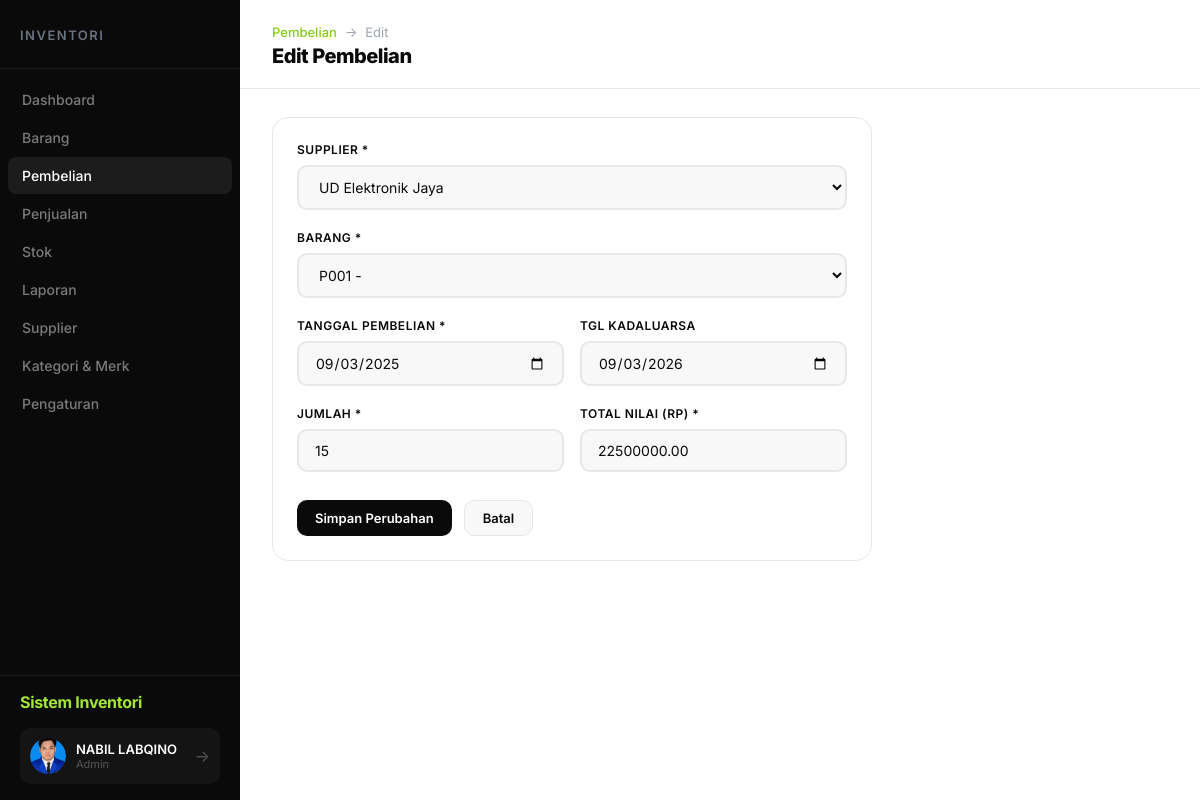
Page /pembelian/KoreksiPembelian.php?id=5 (signed in) on the earlier database version.
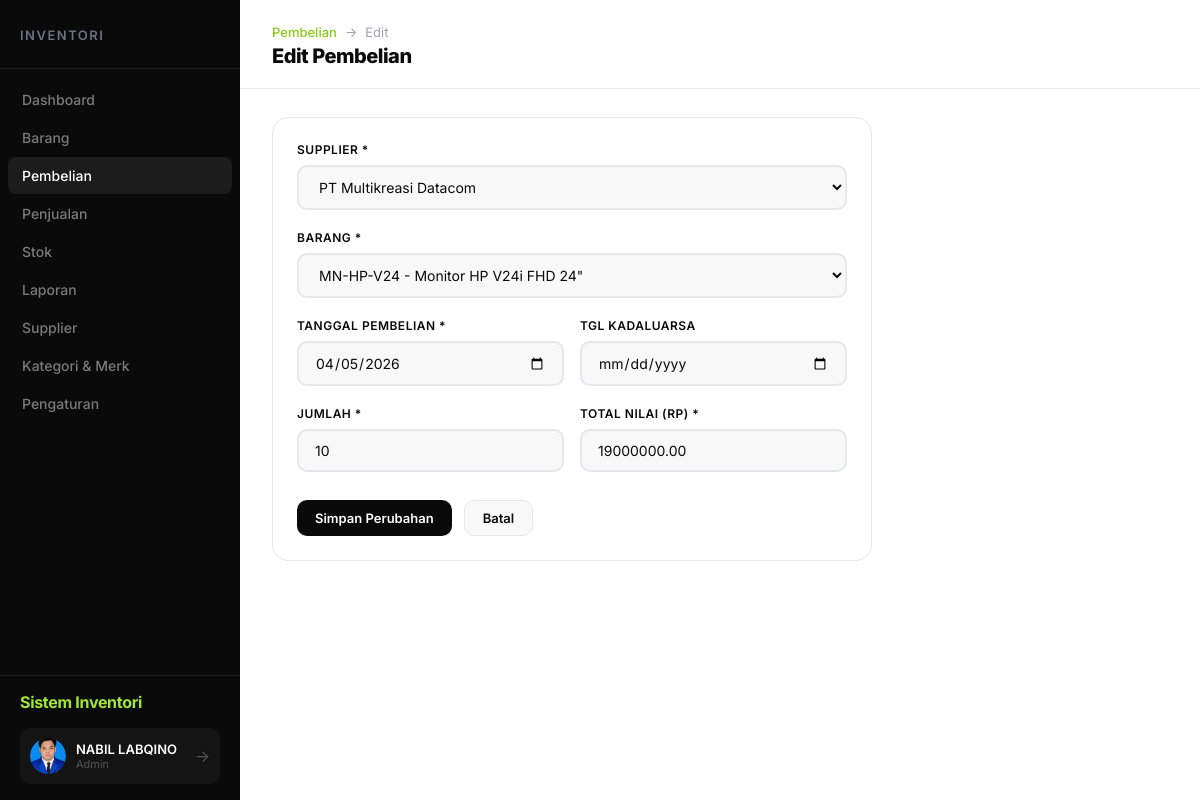
Same page on the later database version.
### tables this page shows
CREATE TABLE `transaksi_stok` (
  `id_transaksi` int(11) NOT NULL,
  `id_supplier` int(11) NOT NULL,
  `kode_produk` varchar(10) NOT NULL,
  `tgl_transaksi` date NOT NULL,
  `tgl_kadaluarsa` date DEFAULT NULL,
  `jumlah` int(11) NOT NULL,
  `total_nilai` decimal(15,2) NOT NULL
);

CREATE TABLE `supplier` (
  `id_supplier` int(11) NOT NULL,
  `nama` varchar(100) NOT NULL,
  `alamat` text DEFAULT NULL,
  `no_telp` varchar(20) DEFAULT NULL,
  `no_npwp` varchar(20) DEFAULT NULL,
  `jenis_supplier` varchar(20) NOT NULL
);

CREATE TABLE `produk` (
  `kode_produk` varchar(10) NOT NULL,
  `nama_produk` varchar(100) NOT NULL DEFAULT '',
  `sku` varchar(50) DEFAULT NULL,
  `id_kategori` int(11) NOT NULL,
  `lokasi` varchar(20) NOT NULL,
  `harga_beli` decimal(15,2) NOT NULL DEFAULT 0.00,
  `harga_jual` decimal(15,2) NOT NULL DEFAULT 0.00,
  `keterangan` text DEFAULT NULL,
  `id_merk` int(11) DEFAULT NULL
);

### pembelian/KoreksiPembelian.php (the view, shortened to what this page needs)
<?php
include '../koneksi.php';
$id   = (int)($_GET['id'] ?? 0);
$stmt = $koneksi->prepare("SELECT * FROM transaksi_stok WHERE id_transaksi = ?");
$stmt->execute([$id]);
$row  = $stmt->fetch();
$supplier = $koneksi->query("SELECT * FROM supplier ORDER BY nama")->fetchAll();
$produk   = $koneksi->query("SELECT kode_produk, nama_produk, sku FROM produk ORDER BY nama_produk")->fetchAll();
?>
<!DOCTYPE html>
<html lang="id">
<head>
    <link rel="stylesheet" href="../css/dashboard.css">
</head>
<body>
<div class="dashboard">
    <?php include '../includes/sidebar.php'; ?>
    <main class="main">
        <header class="header">
            <div>
                <div class="breadcrumb"><a href="TampilPembelian.php">Pembelian</a> <span>→</span> <span>Edit</span></div>
                <h1 class="page-title">Edit Pembelian</h1>
            </div>
        </header>
        <div class="content">
            <div class="card" style="max-width:600px;">
                <form action="SimpanKoreksiPembelian.php" method="POST">
                    <div class="form-group">
                        <label class="form-label">Supplier *</label>
                        <select name="id_supplier" class="form-control" required>
                            <?php foreach ($supplier as $s): ?>
                                <option value="<?= $s['id_supplier'] ?>" <?= $s['id_supplier'] == $row['id_supplier'] ? 'selected' : '' ?>>
                                    <?= htmlspecialchars($s['nama']) ?>
                                </option>
                            <?php endforeach; ?>
                        </select>
                    </div>
                    <div class="form-group">
                        <label class="form-label">Barang *</label>
                        <select name="kode_produk" class="form-control" required>
                            <?php foreach ($produk as $p): ?>
                                <option value="<?= htmlspecialchars($p['kode_produk']) ?>" <?= $p['kode_produk'] == $row['kode_produk'] ? 'selected' : '' ?>>
                                    <?= htmlspecialchars(($p['sku'] ?: $p['kode_produk']) . ' - ' . $p['nama_produk']) ?>
                                </option>
                            <?php endforeach; ?>
                        </select>
                    </div>
                    <div style="display:grid;grid-template-columns:1fr 1fr;gap:16px;">
                        <div class="form-group">
                            <label class="form-label">Tanggal Pembelian *</label>
                            <input type="date" name="tgl_transaksi" class="form-control" required value="<?= $row['tgl_transaksi'] ?>">
                        </div>
                        <div class="form-group">
                            <label class="form-label">Tgl Kadaluarsa</label>
                            <input type="date" name="tgl_kadaluarsa" class="form-control" value="<?= $row['tgl_kadaluarsa'] ?? '' ?>">
                        </div>
                    </div>
                    <div style="display:grid;grid-template-columns:1fr 1fr;gap:16px;">
                        <div class="form-group">
                            <label class="form-label">Jumlah *</label>
                            <input type="number" name="jumlah" class="form-control" required min="1" value="<?= $row['jumlah'] ?>">
                        </div>
                        <div class="form-group">
                            <label class="form-label">Total Nilai (Rp) *</label>
                            <input type="number" name="total_nilai" class="form-control" required min="0" step="0.01" value="<?= $row['total_nilai'] ?>">
                        </div>
                    </div>
                    <div style="display:flex;gap:12px;margin-top:8px;">
                        <button type="submit" class="btn btn-primary">Simpan Perubahan</button>
                        <a href="TampilPembelian.php" class="btn btn-secondary">Batal</a>
                    </div>
                </form>
            </div>
        </div>
    </main>
</div>
</body>
</html>

Differences in the rows shown:
changed transaksi_stok: id_supplier "UD Elektronik Jaya" → "PT Multikreasi Datacom"; kode_produk "P001 -" → "MN-HP-V24 - Monitor HP V24i FHD 24\""; tgl_transaksi "09/03/2025" → "04/05/2026"; jumlah "15" → "10"; total_nilai "22500000.00" → "19000000.00"; tgl_kadaluarsa "09/03/2026" → (not shown)
